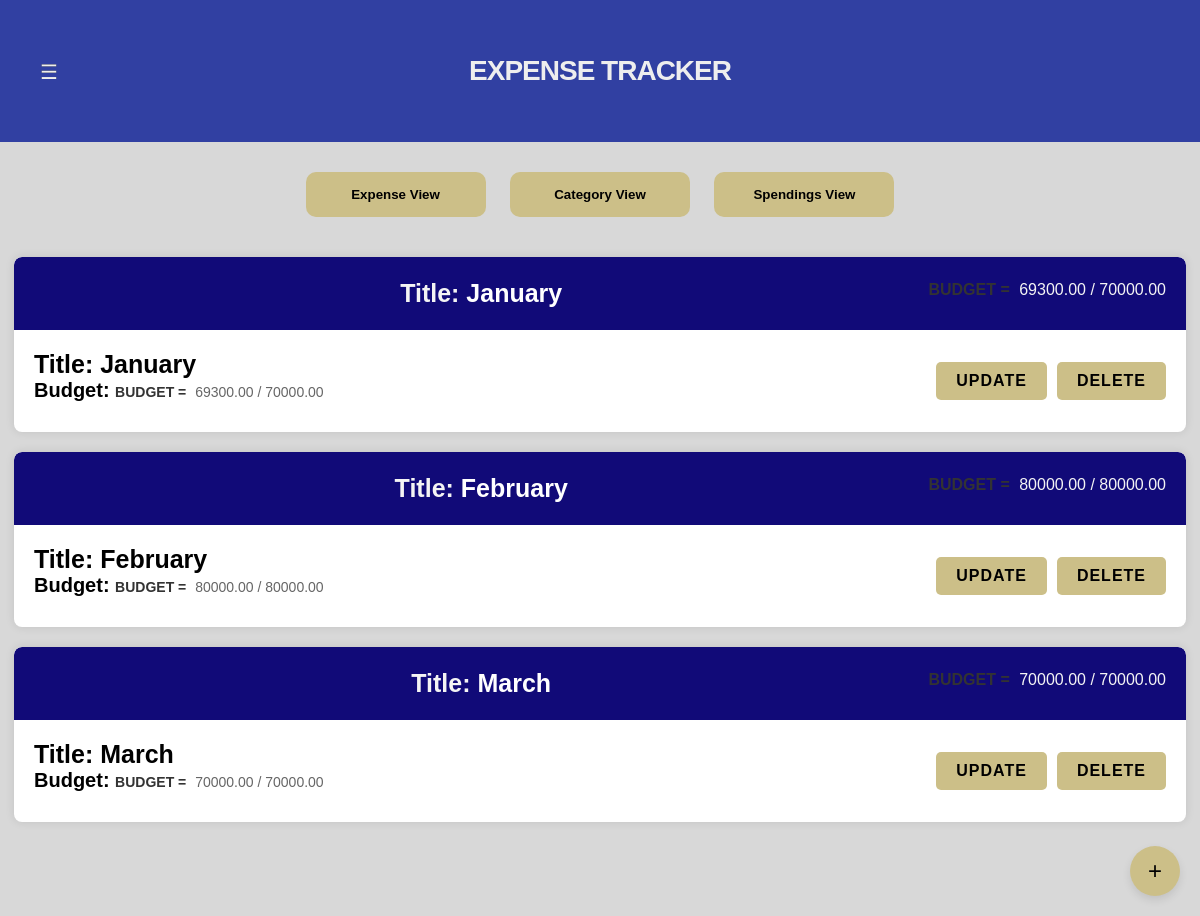
Screenshot of /expense_sheets/ (signed in) with the database file from the repository.
### main/models.py (models this page shows, shortened)
class ExpenseSheet(models.Model):
    user = models.ForeignKey(CustomUser, on_delete=models.CASCADE)
    title = models.CharField(max_length=255)
    budget = models.DecimalField(max_digits=10, decimal_places=2)
    remaining_budget = models.DecimalField(max_digits=10, decimal_places=2)

### main/views.py (the view)
# urls.py: path('expense_sheets/', ExpenseSheetListView.as_view(), name='expense_sheet_list'),
class ExpenseSheetListView(LoginRequiredMixin, ListView):
    model = ExpenseSheet
    template_name = 'main/expense_sheet_list.html'
    context_object_name = 'expense_sheets'
    def get_queryset(self):
        return ExpenseSheet.objects.filter(user=self.request.user)
    def get_context_data(self, **kwargs):
        context = super().get_context_data(**kwargs)
        total_budget = self.get_queryset().aggregate(Sum('budget'))
        context['total_budget'] = total_budget['budget__sum'] if total_budget['budget__sum'] else 0
        return context

### main/templates/main/expense_sheet_list.html (shortened to what this page needs)
{% extends 'main/base.html' %} {% block content %}
<div class="container">
    {% if expense_sheets %}
    <ul>
        {% for expense_sheet in expense_sheets %}
        <li class="expense-sheet-item">
            <div class="header">
                <div class="expense-sheet-title">
                    <strong>Title:</strong> <span class="expense-title" style="color: white;">{{ expense_sheet.title }}</span>
                </div>
                <div class="expense-sheet-budget">
                    <span class="expense-budget-string" style="color: #f4f4f4;font-size: medium;">{{ expense_sheet.remaining_budget }} / {{ expense_sheet.budget }}</span>
                </div>
            </div>
            <div class="expense-sheet-details">
                <div>
                    <div class="expense-sheet-title">
                        <strong>Title:</strong> <span class="expense-title" style="color: black;">{{ expense_sheet.title }}</span>
                    </div>
                    <div class="expense-sheet-budget">
                        <strong>Budget:</strong> <span class="expense-budget-string">{{ expense_sheet.remaining_budget }} / {{ expense_sheet.budget }}</span>
                    </div>
                </div>
                <div class="button-container">
                    <button class="update-button" onclick="redirectToUpdatePage({{ expense_sheet.pk }})">Update</button>
                    <button class="minus-button" onclick="redirectToDeletePage({{ expense_sheet.pk }})">Delete</button>
                </div>
            </div>
        </li>
        {% endfor %}
    </ul>
    {% else %}
    <p>No expense sheets available.</p>
    {% endif %}
    <div class="sheet-details-container">
        <ul class="sheet-details-list">
        </ul>
    </div>
    <button class="add-expense-sheet" onclick="addExpenseSheet()">&plus;</button>
</div>
{% endblock %}

### main/templates/main/base.html (style rules this page uses)
body { font-family: 'Segoe UI', Tahoma, Geneva, Verdana, sans-serif; margin: 0; padding: 0; overflow-y: hidden; background-color: #fff; }

### main/templates/main/expense_sheet_list.html (style rules this page uses)
body { font-family: Arial, sans-serif; background-color: #d8d8d8; margin: 0; padding: 0; overflow-y: scroll; }
ul { list-style-type: none; padding: 14px; }
.expense-sheet-item { display: flex; flex-direction: column; background-color: #fff; border-radius: 8px; box-shadow: 0 0 10px rgba(0, 0, 0, 0.1); margin-bottom: 20px; overflow: hidden; box-sizing: border-box; }
.header { background-color: #110a78; color: #f4f4f4; padding: 20px; border-radius: 8px 8px 0 0; display: flex; justify-content: space-between; }
.expense-sheet-details { padding: 20px; display: flex; justify-content: space-between; align-items: center; }
.expense-sheet-title, .expense-sheet-budget, .expense-sheet-remaining { margin-bottom: 10px; }
.expense-sheet-title strong, .expense-sheet-budget strong, .expense-sheet-remaining strong { font-weight: bold; }
.expense-title, .expense-budget, .expense-remaining { color: #fff; }
.expense-title::after, .expense-budget::after, .expense-remaining::after { content: ""; display: block; clear: both; }
.expense-budget-string { font-size: 14px; color: #666; }
.expense-budget-string::before { content: "BUDGET = "; font-weight: bold; margin-right: 5px; color: #333; }
.expense-sheet-title { font-weight: bold; font-size: 25px; align-self: center; margin: 0 auto; }
.expense-sheet-budget { font-size: 20px; }
.button-container { display: flex; align-items: center; }
.add-expense-sheet { position: fixed; bottom: 20px; right: 20px; background-color: #CCBF88; color: #000; border: none; border-radius: 50%; font-size: 24px; width: 50px; height: 50px; cursor: pointer; box-shadow: 0 4px 8px rgba(0, 0, 0, 0.1); transition: background-color 0.3s ease, transform 0.3s ease; }
.update-button, .minus-button { background-color: #CCBF88; color: black; border: none; padding: 10px 20px; margin-left: 10px; border-radius: 5px; cursor: pointer; transition: background-color 0.3s, box-shadow 0.3s; font-size: 16px; font-weight: bold; text-transform: uppercase; text-decoration: none; letter-spacing: 1px; }

### rows the page displays
ExpenseSheet: title "January", remaining_budget "69300.00", budget "70000.00"
ExpenseSheet: title "February", remaining_budget "80000.00", budget "80000.00"
ExpenseSheet: title "March", remaining_budget "70000.00", budget "70000.00"
